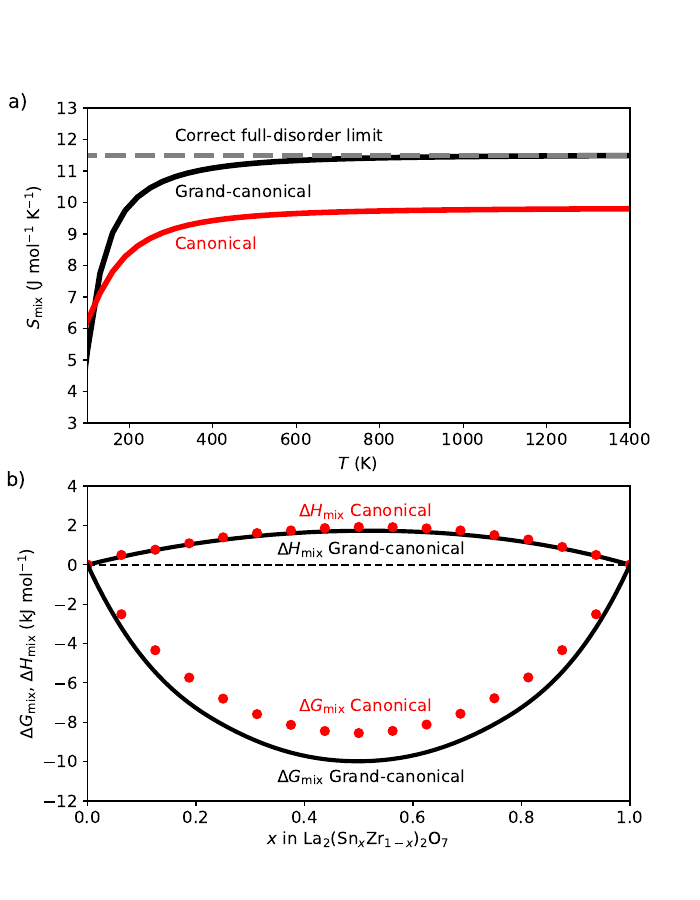

The script that saved this image:
import numpy as np
import matplotlib.pyplot as plt
import pandas as pd
import os
import shutil
import subprocess
import re
from scipy.interpolate import make_interp_spline, BSpline
import math
import pylab
from scipy.special import gamma

wdir = os.getcwd()+'/'

n_atoms_fu = 8
################################################################################
# TOP PANEL
data  = pd.read_csv(wdir+'entropies_versus_temperature.csv',      sep = ';')

T     = data.iloc[1:,0]
Sgc   = data.iloc[1:,1]*1000/n_atoms_fu*96.4853
Sc    = data.iloc[1:,2]*1000/n_atoms_fu*96.4853
ideal = data.iloc[1:,3]*1000/n_atoms_fu*96.4853

T     = T.astype(float)
Sgc   = Sgc.astype(float)
Sc    = Sc.astype(float)
ideal = ideal.astype(float)

print(T)
print(Sgc)
print(Sc)
print(ideal)

fs = 12  # fontsize
ps = 40
lw = 4
fig, axs = plt.subplots(nrows=2, ncols=1, figsize=(7, 9))

axs[0].text(-90,13.0, r'a)',   fontsize=fs+2)

color = ['#1f77b4', '#ff7f0e', '#2ca02c', '#d62728', '#9467bd', '#8c564b', '#e377c2', '#7f7f7f', '#bcbd22', '#17becf']
axs[0].text(310,10.15, r'Grand-canonical', fontsize=fs,  color='black')
axs[0].text(310, 8.50, r'Canonical', fontsize=fs,  color='red')
axs[0].text(310,11.95, r'Correct full-disorder limit', fontsize=fs, color='black')

axs[0].plot(T,Sgc,'-',lw=lw, color='black')
axs[0].legend(frameon=False, loc='upper center', fontsize=fs)

label = 'Canonical'
axs[0].plot(T,Sc,'-', lw=lw, color='red')
axs[0].legend(frameon=False, loc='lower right', fontsize=fs)
plt.xticks(rotation=0,fontsize=fs+2)
plt.yticks(rotation=0,fontsize=fs+2)
axs[0].text(750, 1.5, "$\it{T}$ (K)", fontsize=fs, color='black', ha='center')
axs[0].text(-50, 6.10, "$S_{\\mathrm{mix}}$ (J mol$^{-1}$ K$^{-1}$)", fontsize=fs, color='black', rotation='vertical')


axs[0].plot(T,ideal,'--', lw=lw, color='grey')
axs[0].set_yticks(np.arange(2, 14, 1))
axs[0].set_xlim(100,1400)
axs[0].set_ylim(3,13)
axs[0].tick_params(axis='x', labelsize=fs)
axs[0].tick_params(axis='y', labelsize=fs)


# END TOP PANEL
################################################################################


################################################################################
# BOTTOM PANEL

wdir = os.getcwd()+'/'

enegc   = pd.read_csv(wdir+'enthalpies_and_energies_versus_composition_grandcanonical.txt',      header=None, sep = ';')
enecan  = pd.read_csv(wdir+'enthalpies_and_energies_versus_composition_canonical.txt',      header=None, sep = ';')

T = 873.0

##############################################
# Read the energy files
x       = enegc.iloc[:,0].to_numpy()
energc  = enegc.iloc[:,2].to_numpy()
energc  = (energc - x*energc[-1] - (1-x) * energc[0]) * 96.4853 / n_atoms_fu

xcan    = enecan.iloc[:,0].to_numpy() / 16
enercan = enecan.iloc[:,2].to_numpy()
enercan = (enercan - xcan*enercan[-1] - (1-xcan) * enercan[0]) * 96.4853 / n_atoms_fu
##############################################

print(x)
print(energc)
print(xcan)
print(enercan)

axs[1].set_xlim(0,1)
axs[1].set_ylim(-12.0,4.0)
axs[1].axhline(0, ls='--', color='black')


##################################################################
# Enthalpy
axs[1].scatter(xcan,enercan, color='red', s=ps, zorder=2)
plt.ylabel("$\it{\Delta G}$$_\mathrm{mix}$, $\it{\Delta H}$$_\mathrm{mix}$ (kJ mol$^{-1}$)", fontsize=fs)
plt.xlabel("$\it{x}$ in La$_{2}$(Sn$_{x}$Zr$_{1-x})_{2}$O$_{7}$", fontsize=fs)
plt.xticks(rotation=0,fontsize=fs)
plt.yticks(rotation=0,fontsize=fs)

# Do a spline
xnew = np.linspace(0, 1, 300) 
spl1 = make_interp_spline(x, energc, k=3)  # type: BSpline
power_smooth1 = spl1(xnew)
axs[1].plot(xnew, power_smooth1, lw=3, color='black', zorder=1)


##################################################################
# Free energy
Ggc  = enegc.iloc[:,4].to_numpy()
Ggc  = -(Ggc) * T * 96.4853 / n_atoms_fu
Gcan = enecan.iloc[:,4].to_numpy() * 96.4853 / n_atoms_fu
Gcan = -(Gcan) * T
print(x)
print(Ggc)
print(xcan)
print(Gcan)

axs[1].scatter(xcan,Gcan, s=ps, color='red')
plt.xticks(rotation=0,fontsize=fs)
plt.yticks(rotation=0,fontsize=fs)

# Do a spline
xnew = np.linspace(0, 1, 300) 
spl1 = make_interp_spline(x, Ggc, k=3)  # type: BSpline
power_smooth1 = spl1(xnew)
axs[1].plot(xnew, power_smooth1, lw=3, color='black', zorder=2)

axs[1].text(-0.15, 4.00, r'b)',   fontsize=fs+2)
axs[1].text(0.39, 2.40, r'$\Delta H$$_\mathrm{mix}$ Canonical',       fontsize=fs, color='red')
axs[1].text(0.35, 0.45, r'$\Delta H$$_\mathrm{mix}$ Grand-canonical', fontsize=fs, color='black')
axs[1].text(0.39, -7.5, r'$\Delta G$$_\mathrm{mix}$ Canonical',       fontsize=fs, color='red')
axs[1].text(0.35, -11.1, r'$\Delta G$$_\mathrm{mix}$ Grand-canonical', fontsize=fs, color='black')

# END BOTTOM PANEL
################################################################################
plt.savefig('figure_4_Entropies_and_Free_energies.png')
plt.savefig('figure_4_Entropies_and_Free_energies.tiff', format='tiff')
plt.savefig('figure_4_Entropies_and_Free_energies.pdf', format='pdf')

plt.show()

